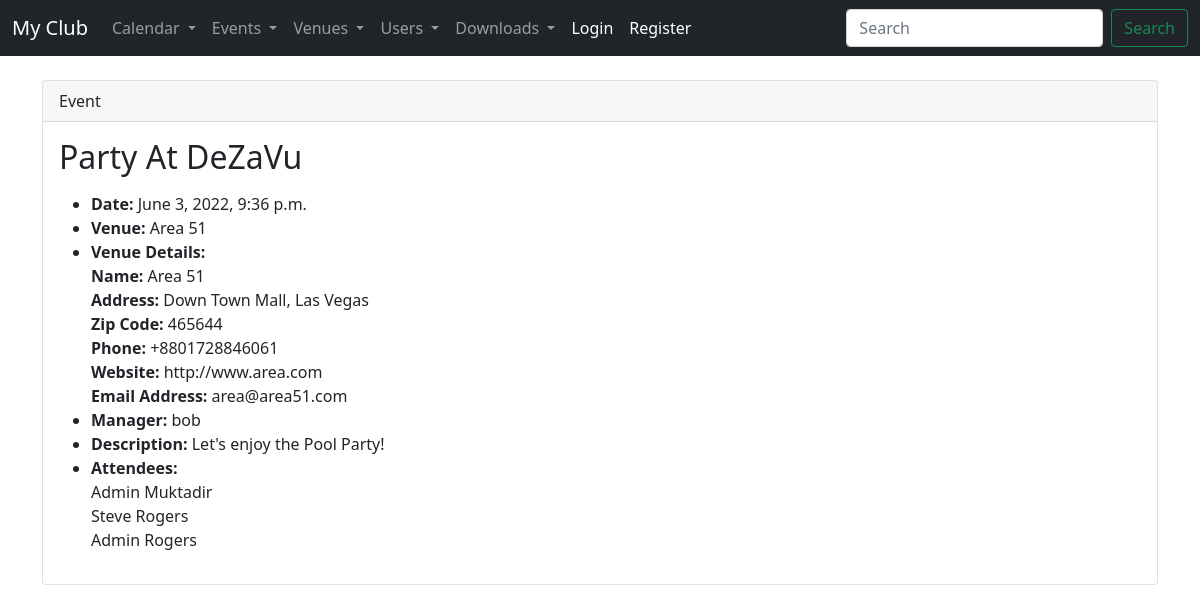
Page /show_event/4 on the committed database.
### events/models.py (models this page shows, shortened)
class Event(models.Model):
    name = models.CharField("Event Name", max_length=120)
    event_date = models.DateTimeField("Event Date")
    venue = models.ForeignKey(Venue, on_delete=models.CASCADE,  blank=True, null=True)
    manager = models.ForeignKey(User, blank=True, null=True, on_delete=models.SET_NULL)
    description = models.TextField(blank=True)
    attendees = models.ManyToManyField(MyClubUser, blank=True)
    def __str__(self):
        return self.name

class Venue(models.Model):
    name = models.CharField("Venue Name", max_length=120)
    address = models.CharField(max_length=300)
    zip_code = models.CharField("Zip Code", max_length=20)
    phone = models.CharField("Contact Phone", max_length=20, blank=True)
    website = models.URLField("Website", blank=True)
    email_address = models.EmailField("Email Address", blank=True)
    owner = models.IntegerField("Venue Owner", blank=False, default=1)
    venue_image = models.ImageField(blank=True, null=True, upload_to="images/")
    def __str__(self):
        return self.name

class MyClubUser(models.Model):
    first_name = models.CharField(max_length=30)
    last_name = models.CharField(max_length=30)
    email = models.EmailField("User Email")
    def __str__(self):
        return self.first_name + " " + self.last_name

### events/views.py (the view)
# urls.py: path("show_event/<event_id>", views.show_event, name="show_event"),
def show_event(request, event_id):
    event = Event.objects.get(pk=event_id)
    return render(request, "events/show_event.html", {
        "event": event
    })

### events/templates/events/show_event.html
{% extends "events/base.html" %}
{% block content %}
<br />
<div class="card">
    <div class="card-header">
        Event
    </div>
    <div class="card-body">
        <h2 class="card-title">{{ event }}</h2>
        <p class="card-text">
            <ul>
                <li><strong>Date: </strong>{{ event.event_date }}</li>
                <li><strong>Venue: </strong>{{ event.venue }}</li>
                <li><strong>Venue Details: </strong><br/>
                    <strong>Name: </strong>{{ event.venue.name }}
                    <br/>
                    <strong>Address: </strong>{{ event.venue.address }}
                    <br/>
                    <strong>Zip Code: </strong>{{ event.venue.zip_code }}
                    <br/>
                    <strong>Phone: </strong>{{ event.venue.phone }}
                    <br/>
                    <strong>Website: </strong>{{ event.venue.website }}
                    <br/>
                    <strong>Email Address: </strong>{{ event.venue.email_address }}
                </li>
                <li><strong>Manager: </strong>{{ event.manager }}</li>
                <li><strong>Description: </strong>{{ event.description }}</li>
                <li><strong>Attendees: </strong><br/>
                    {% for user in event.attendees.all %}
                    {{ user }}
                    <br/>
                    {% endfor %}
                </li>
            </ul>
          </p>
    </div>
</div>
{% endblock %}

### rows in the picture
Event: name "Party At DeZaVu", event_date "June 3, 2022, 9:36 p.m.", venue "Area 51", venue.name "Area 51", venue.address "Down Town Mall, Las Vegas", venue.zip_code "465644", venue.phone "+8801728846061", venue.website "http://www.area.com", venue.email_address "area@area51.com", manager "bob", description "Let's enjoy the Pool Party!"
MyClubUser: first_name+last_name "Admin Muktadir"
MyClubUser: first_name+last_name "Steve Rogers"
MyClubUser: first_name+last_name "Admin Rogers"
